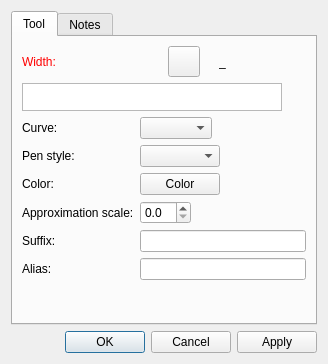
<?xml version="1.0" encoding="UTF-8"?>
<ui version="4.0">
 <class>DialogParallelCurve</class>
 <widget class="QDialog" name="DialogParallelCurve">
  <property name="geometry">
   <rect>
    <x>0</x>
    <y>0</y>
    <width>328</width>
    <height>364</height>
   </rect>
  </property>
  <property name="windowTitle">
   <string>Parallel curve tool</string>
  </property>
  <property name="windowIcon">
   <iconset resource="../../../vmisc/share/resources/icon.qrc">
    <normaloff>:/icon/64x64/icon64x64.png</normaloff>:/icon/64x64/icon64x64.png</iconset>
  </property>
  <layout class="QVBoxLayout" name="verticalLayout_2">
   <item>
    <widget class="QTabWidget" name="tabWidget">
     <property name="currentIndex">
      <number>0</number>
     </property>
     <widget class="QWidget" name="tab">
      <attribute name="title">
       <string>Tool</string>
      </attribute>
      <layout class="QVBoxLayout" name="verticalLayout">
       <item>
        <layout class="QHBoxLayout" name="horizontalLayout_11">
         <item alignment="Qt::AlignmentFlag::AlignLeft">
          <widget class="QLabel" name="labelEditWidth">
           <property name="sizePolicy">
            <sizepolicy hsizetype="Fixed" vsizetype="Preferred">
             <horstretch>0</horstretch>
             <verstretch>0</verstretch>
            </sizepolicy>
           </property>
           <property name="palette">
            <palette>
             <active>
              <colorrole role="WindowText">
               <brush brushstyle="SolidPattern">
                <color alpha="255">
                 <red>255</red>
                 <green>0</green>
                 <blue>0</blue>
                </color>
               </brush>
              </colorrole>
             </active>
             <inactive>
              <colorrole role="WindowText">
               <brush brushstyle="SolidPattern">
                <color alpha="255">
                 <red>255</red>
                 <green>0</green>
                 <blue>0</blue>
                </color>
               </brush>
              </colorrole>
             </inactive>
             <disabled>
              <colorrole role="WindowText">
               <brush brushstyle="SolidPattern">
                <color alpha="255">
                 <red>159</red>
                 <green>158</green>
                 <blue>158</blue>
                </color>
               </brush>
              </colorrole>
             </disabled>
            </palette>
           </property>
           <property name="text">
            <string>Width:</string>
           </property>
          </widget>
         </item>
         <item>
          <spacer name="horizontalSpacer_6">
           <property name="orientation">
            <enum>Qt::Orientation::Horizontal</enum>
           </property>
           <property name="sizeHint" stdset="0">
            <size>
             <width>40</width>
             <height>20</height>
            </size>
           </property>
          </spacer>
         </item>
         <item alignment="Qt::AlignmentFlag::AlignRight">
          <widget class="QToolButton" name="toolButtonExprWidth">
           <property name="toolTip">
            <string>Formula wizard</string>
           </property>
           <property name="text">
            <string notr="true"/>
           </property>
           <property name="icon">
            <iconset resource="../../../vmisc/share/resources/icon.qrc">
             <normaloff>:/icon/light/24x24/fx.png</normaloff>:/icon/light/24x24/fx.png</iconset>
           </property>
           <property name="iconSize">
            <size>
             <width>24</width>
             <height>24</height>
            </size>
           </property>
          </widget>
         </item>
         <item alignment="Qt::AlignmentFlag::AlignRight">
          <widget class="QLabel" name="label_10">
           <property name="text">
            <string/>
           </property>
           <property name="pixmap">
            <pixmap resource="../../../vmisc/share/resources/icon.qrc">:/icon/light/24x24/equal.png</pixmap>
           </property>
          </widget>
         </item>
         <item alignment="Qt::AlignmentFlag::AlignRight">
          <widget class="QLabel" name="labelResultWidth">
           <property name="sizePolicy">
            <sizepolicy hsizetype="Fixed" vsizetype="Preferred">
             <horstretch>0</horstretch>
             <verstretch>0</verstretch>
            </sizepolicy>
           </property>
           <property name="minimumSize">
            <size>
             <width>87</width>
             <height>0</height>
            </size>
           </property>
           <property name="toolTip">
            <string>Value</string>
           </property>
           <property name="text">
            <string notr="true">_</string>
           </property>
          </widget>
         </item>
        </layout>
       </item>
       <item>
        <layout class="QHBoxLayout" name="horizontalLayout_10">
         <item>
          <widget class="VPlainTextEdit" name="plainTextEditWidth">
           <property name="sizePolicy">
            <sizepolicy hsizetype="Expanding" vsizetype="Preferred">
             <horstretch>0</horstretch>
             <verstretch>0</verstretch>
            </sizepolicy>
           </property>
           <property name="maximumSize">
            <size>
             <width>16777215</width>
             <height>28</height>
            </size>
           </property>
           <property name="toolTip">
            <string>Calculation</string>
           </property>
           <property name="tabChangesFocus">
            <bool>true</bool>
           </property>
          </widget>
         </item>
         <item>
          <widget class="QPushButton" name="pushButtonGrowLengthWidth">
           <property name="maximumSize">
            <size>
             <width>18</width>
             <height>18</height>
            </size>
           </property>
           <property name="sizeIncrement">
            <size>
             <width>0</width>
             <height>0</height>
            </size>
           </property>
           <property name="toolTip">
            <string>&lt;html&gt;&lt;head/&gt;&lt;body&gt;&lt;p&gt;Show full calculation in message box&lt;/p&gt;&lt;/body&gt;&lt;/html&gt;</string>
           </property>
           <property name="text">
            <string notr="true"/>
           </property>
           <property name="icon">
            <iconset theme="go-down"/>
           </property>
           <property name="iconSize">
            <size>
             <width>16</width>
             <height>16</height>
            </size>
           </property>
           <property name="flat">
            <bool>true</bool>
           </property>
          </widget>
         </item>
        </layout>
       </item>
       <item>
        <layout class="QFormLayout" name="formLayout_2">
         <property name="fieldGrowthPolicy">
          <enum>QFormLayout::FieldGrowthPolicy::ExpandingFieldsGrow</enum>
         </property>
         <item row="0" column="0">
          <widget class="QLabel" name="label_7">
           <property name="sizePolicy">
            <sizepolicy hsizetype="Fixed" vsizetype="Preferred">
             <horstretch>0</horstretch>
             <verstretch>0</verstretch>
            </sizepolicy>
           </property>
           <property name="text">
            <string>Curve:</string>
           </property>
          </widget>
         </item>
         <item row="0" column="1">
          <widget class="QComboBox" name="comboBoxCurve"/>
         </item>
         <item row="2" column="0">
          <widget class="QLabel" name="label_8">
           <property name="text">
            <string>Color:</string>
           </property>
          </widget>
         </item>
         <item row="1" column="0">
          <widget class="QLabel" name="label">
           <property name="text">
            <string>Pen style:</string>
           </property>
          </widget>
         </item>
         <item row="1" column="1">
          <widget class="QComboBox" name="comboBoxPenStyle">
           <property name="minimumSize">
            <size>
             <width>80</width>
             <height>0</height>
            </size>
           </property>
           <property name="maximumSize">
            <size>
             <width>110</width>
             <height>16777215</height>
            </size>
           </property>
           <property name="iconSize">
            <size>
             <width>80</width>
             <height>14</height>
            </size>
           </property>
          </widget>
         </item>
         <item row="3" column="0">
          <widget class="QLabel" name="label_2">
           <property name="text">
            <string>Approximation scale:</string>
           </property>
          </widget>
         </item>
         <item row="3" column="1">
          <widget class="QDoubleSpinBox" name="doubleSpinBoxApproximationScale">
           <property name="toolTip">
            <string>Set approximation scale for this curve, 0 - use global value</string>
           </property>
           <property name="decimals">
            <number>1</number>
           </property>
           <property name="maximum">
            <double>10.000000000000000</double>
           </property>
           <property name="singleStep">
            <double>0.100000000000000</double>
           </property>
          </widget>
         </item>
         <item row="5" column="0">
          <widget class="QLabel" name="labelAlias">
           <property name="text">
            <string>Alias:</string>
           </property>
          </widget>
         </item>
         <item row="5" column="1">
          <widget class="QLineEdit" name="lineEditAlias">
           <property name="clearButtonEnabled">
            <bool>true</bool>
           </property>
          </widget>
         </item>
         <item row="2" column="1">
          <widget class="VPE::QtColorPicker" name="pushButtonColor">
           <property name="text">
            <string notr="true">Color</string>
           </property>
          </widget>
         </item>
         <item row="4" column="0">
          <widget class="QLabel" name="labelSuffix">
           <property name="text">
            <string>Suffix:</string>
           </property>
          </widget>
         </item>
         <item row="4" column="1">
          <widget class="QLineEdit" name="lineEditSuffix"/>
         </item>
        </layout>
       </item>
       <item>
        <spacer name="verticalSpacer">
         <property name="orientation">
          <enum>Qt::Orientation::Vertical</enum>
         </property>
         <property name="sizeHint" stdset="0">
          <size>
           <width>20</width>
           <height>40</height>
          </size>
         </property>
        </spacer>
       </item>
      </layout>
     </widget>
     <widget class="QWidget" name="tab_2">
      <attribute name="title">
       <string>Notes</string>
      </attribute>
      <layout class="QVBoxLayout" name="verticalLayout_3">
       <item>
        <widget class="QPlainTextEdit" name="plainTextEditToolNotes"/>
       </item>
      </layout>
     </widget>
    </widget>
   </item>
   <item>
    <widget class="QDialogButtonBox" name="buttonBox">
     <property name="orientation">
      <enum>Qt::Orientation::Horizontal</enum>
     </property>
     <property name="standardButtons">
      <set>QDialogButtonBox::StandardButton::Apply|QDialogButtonBox::StandardButton::Cancel|QDialogButtonBox::StandardButton::Ok</set>
     </property>
    </widget>
   </item>
  </layout>
 </widget>
 <customwidgets>
  <customwidget>
   <class>VPlainTextEdit</class>
   <extends>QPlainTextEdit</extends>
   <header>../vwidgets/vplaintextedit.h</header>
  </customwidget>
  <customwidget>
   <class>VPE::QtColorPicker</class>
   <extends>QPushButton</extends>
   <header>../vpropertyexplorer/qtcolorpicker.h</header>
  </customwidget>
 </customwidgets>
 <resources>
  <include location="../../../vmisc/share/resources/icon.qrc"/>
 </resources>
 <connections>
  <connection>
   <sender>buttonBox</sender>
   <signal>accepted()</signal>
   <receiver>DialogParallelCurve</receiver>
   <slot>accept()</slot>
   <hints>
    <hint type="sourcelabel">
     <x>248</x>
     <y>254</y>
    </hint>
    <hint type="destinationlabel">
     <x>157</x>
     <y>274</y>
    </hint>
   </hints>
  </connection>
  <connection>
   <sender>buttonBox</sender>
   <signal>rejected()</signal>
   <receiver>DialogParallelCurve</receiver>
   <slot>reject()</slot>
   <hints>
    <hint type="sourcelabel">
     <x>316</x>
     <y>260</y>
    </hint>
    <hint type="destinationlabel">
     <x>286</x>
     <y>274</y>
    </hint>
   </hints>
  </connection>
 </connections>
</ui>
